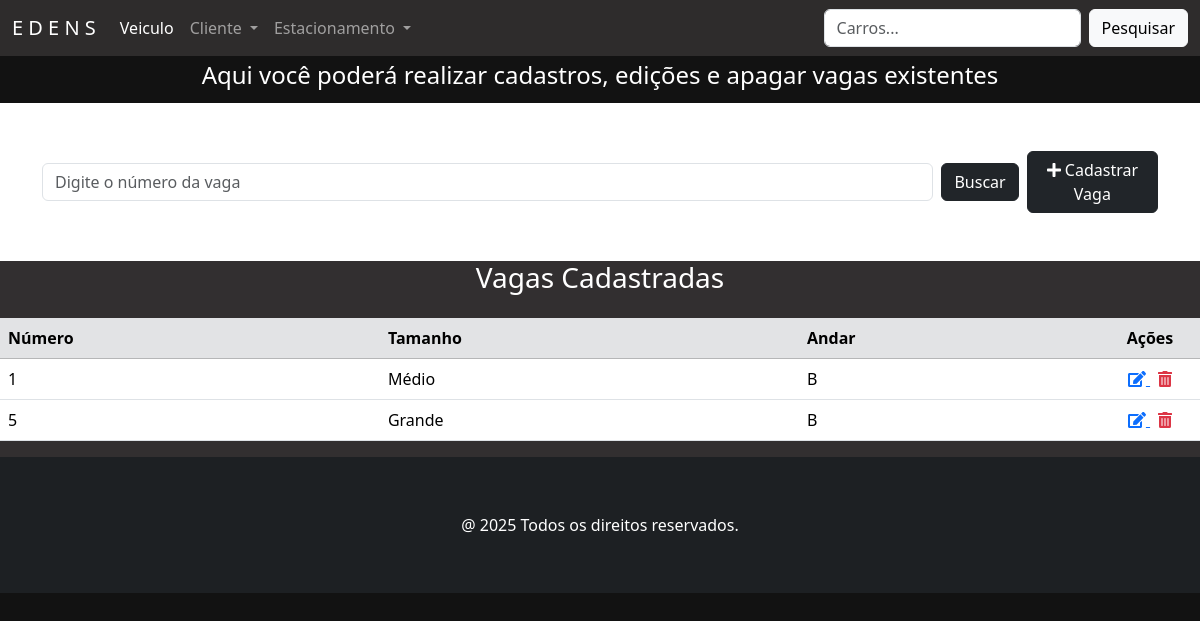
/vagas/, run on the app's committed database.
### vaga/models.py (models this page shows, shortened)
class Vaga(models.Model):
    ANDAR_CHOICES = [
        ('A', '1º Andar'),
        ('B', '2º Andar'),
        ('C', '3º Andar'),
    ]
    TAMANHO_CHOICES = [
        ('Pequeno', 'Pequeno'),
        ('Médio', 'Medio'),
        ('Grande', 'Grande'),
    ]
    numero = models.CharField('Número', max_length=10, help_text='Número da vaga')
    tamanho = models.CharField('Tamanho', max_length=20, choices=TAMANHO_CHOICES, help_text='Tamanho da vaga (ex: Pequena, Média, Grande)')
    andar = models.CharField('Andar', max_length=1, choices=ANDAR_CHOICES, help_text='Andar da vaga')
    class Meta:
        verbose_name = 'Vaga'
        verbose_name_plural = 'Vagas'
        constraints = [
            models.UniqueConstraint(fields=['numero', 'andar'], name='unique_numero_andar')
        ]

### vaga/views.py (the view)
# urls.py: path('vagas/', VagaView.as_view(), name='vagas'),
class VagaView(ListView):
    model = Vaga
    template_name = 'vaga.html'
    def get_queryset(self):
        buscar = self.request.GET.get('buscar')
        qs = super(VagaView, self).get_queryset()
        if buscar:
            qs = qs.filter(numero__icontains=buscar)
        if qs.count() > 0:
            paginator = Paginator(qs, 10)
            listagem = paginator.get_page(self.request.GET.get('page'))
            return listagem
        else:
            return messages.info(self.request, 'Não existem vagas cadastradas.')

### vaga/templates/vaga.html (shortened to what this page needs)
{% extends 'principal.html' %}
{% load django_bootstrap5 %}
{% load static %}
{% block content %}
<div class="contaier-flex text-center text-white" style="background-color: #121212; padding: 5px">
    <h4>Aqui você poderá realizar cadastros, edições e apagar vagas existentes</h4>
</div>
<section class="section">
<div class="container mb-5 mt-5">
    <form action="" method="GET" class="d-flex justify-content-start align-items-center gap-2">
        <input class="form-control" type="text" name="buscar" value="{{ request.GET.buscar }}"
               placeholder="Digite o número da vaga" style="max-width: 900px;">
        <button type="submit" class="btn btn-dark">Buscar</button>
        <a href="{% url 'vaga_adicionar' %}" class="btn btn-dark">
            <i class="fas fa-plus"></i> Cadastrar Vaga
        </a>
    </form>
</div>
</section>
{% if object_list %}
<div class="card-body" style="background-color: #322f30">
    <h3 class="text-center text-white mb-4">Vagas Cadastradas</h3>
    <div class="table-responsive">
        <table class="table table-hover">
            <thead class="table-secondary">
                <tr>
                    <th>Número</th>
                    <th>Tamanho</th>
                    <th>Andar</th>
                    <th style="width: 100px; text-align: center">Ações</th>
                </tr>
            </thead>
            <tbody>
                {% for vaga in object_list %}
                <tr>
                    <td>{{ vaga.numero }}</td>
                    <td>{{ vaga.tamanho }}</td>
                    <td>{{ vaga.andar }}</td>
                    <td class="text-center">
                        <a href="{% url 'vaga_editar' vaga.pk %}" class="me-2" title="Editar">
                            <i class="fas fa-edit"></i>
                        </a>
                        <a href="{% url 'vaga_apagar' vaga.pk %}" title="Apagar" class="text-danger">
                            <i class="fas fa-trash-alt"></i>
                        </a>
                    </td>
                </tr>
                {% endfor %}
            </tbody>
        </table>
    </div>
</div>
{% else %}
    <p class="text-center mt-4">Nenhuma vaga encontrada.</p>
{% endif %}
{% endblock %}

### static/css/estilos.css (style rules this page uses)
body:not(.navbar-custom) { background-color: #121212; }

### data on the page
Vaga: numero "1", tamanho "Médio", andar "B"
Vaga: numero "5", tamanho "Grande", andar "B"
